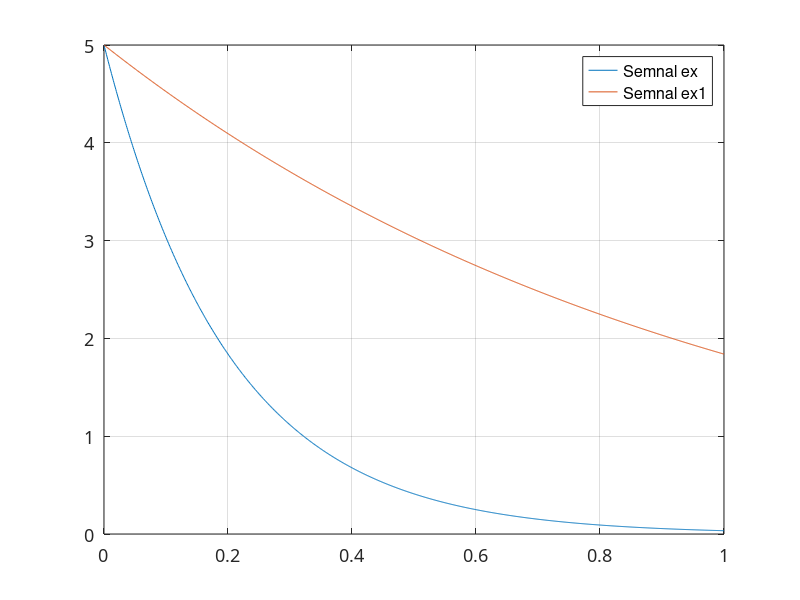

Write the MATLAB code that produced this figure. (Note: this script raises an error after producing the figure.)
t = 0:.001:1;
A = 5;
a = -5;

ex = A*exp(a*t);

a1 = -1;

ex1 = A*exp(a1*t);

plot(t, ex, t, ex1)

% plot details
grid, set (gca,'FontName', 'ArialCyr','FontSize',13)

legend("Semnal ex", "Semnal ex1", "AutoUpdate", "off")

xlim([0, 1])
ylim([0, 5])

xline(0, "black")
yline(0, "black")

title('Semnal exponenţial cu valoarea descrescândă') 
xlabel('t,sec'), ylabel('X(t)'), grid